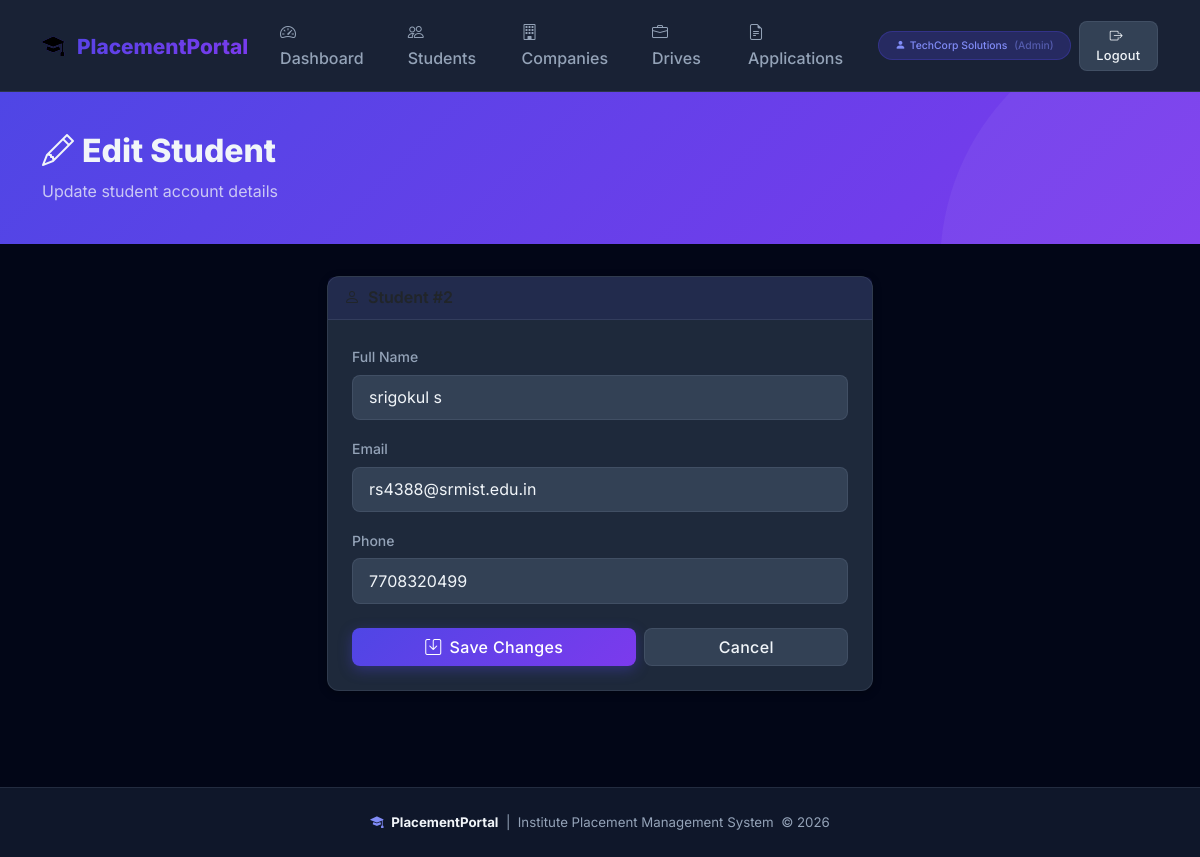
The page /admin/students/edit/2 (signed in) on the database its author committed.
### tables this page shows
CREATE TABLE students (
                id              INTEGER PRIMARY KEY AUTOINCREMENT,
                name            TEXT    NOT NULL,
                email           TEXT    NOT NULL UNIQUE,
                password        TEXT    NOT NULL,
                phone           TEXT,
                resume_filename TEXT,
                is_active       INTEGER NOT NULL DEFAULT 1,
                created_at      TEXT    NOT NULL DEFAULT (datetime('now'))
            );

### app.py (the view, shortened to what this page needs)
@app.route('/admin/students/edit/<int:sid>', methods=['GET', 'POST'])
@login_required_admin
def admin_edit_student(sid):
    student = query_db("SELECT * FROM students WHERE id = ?", [sid], one=True)
    if not student:
        flash('Student not found.', 'danger')
        return redirect(url_for('admin_students'))
    return render_template('admin/edit_student.html', student=student)

### app.py (called while the page is built)
def get_db():
    if 'db' not in g:
        g.db = sqlite3.connect(DATABASE)
        g.db.row_factory = sqlite3.Row
        g.db.execute("PRAGMA foreign_keys = ON")
    return g.db

def query_db(query, args=(), one=False):
    cur = get_db().execute(query, args)
    rv = cur.fetchall()
    cur.close()
    return (rv[0] if rv else None) if one else rv

def login_required(role):
    def decorator(f):
        @wraps(f)
        def decorated(*args, **kwargs):
            if session.get('role') != role:
                flash('Please log in to access that page.', 'warning')
                return redirect(url_for('login'))
            return f(*args, **kwargs)
        return decorated
    return decorator

@app.context_processor
def inject_now():
    return {'now': datetime.now()}

### templates/admin/edit_student.html (shortened to what this page needs)
{% extends "base.html" %}
{% block content %}
<div class="page-header">
  <div class="container">
    <h1><i class="bi bi-pencil me-2"></i>Edit Student</h1>
    <p class="mb-0 opacity-75">Update student account details</p>
  </div>
</div>
<div class="container pb-5">
  <div class="row justify-content-center">
    <div class="col-lg-6 col-md-8">
      <div class="card">
        <div class="card-header"><i class="bi bi-person me-2"></i>Student #{{ student.id }}</div>
        <div class="card-body p-4">
          <form method="POST">
            <div class="mb-3">
              <label class="form-label" for="es_name">Full Name</label>
              <input type="text" name="name" id="es_name" class="form-control"
                     value="{{ student.name }}" required/>
            </div>
            <div class="mb-3">
              <label class="form-label" for="es_email">Email</label>
              <input type="email" name="email" id="es_email" class="form-control"
                     value="{{ student.email }}" required/>
            </div>
            <div class="mb-4">
              <label class="form-label" for="es_phone">Phone</label>
              <input type="text" name="phone" id="es_phone" class="form-control"
                     value="{{ student.phone or '' }}"/>
            </div>
            <div class="d-flex gap-2">
              <button type="submit" class="btn btn-primary flex-fill">
                <i class="bi bi-save me-2"></i>Save Changes
              </button>
              <a href="{{ url_for('admin_students') }}" class="btn btn-secondary flex-fill">Cancel</a>
            </div>
          </form>
        </div>
      </div>
    </div>
  </div>
</div>
{% endblock %}

### static/css/style.css (style rules this page uses)
:root { --primary: #4f46e5; --primary-dark: #3730a3; --primary-light: #818cf8; --secondary: #7c3aed; --accent: #06b6d4; --success: #10b981; --warning: #f59e0b; --danger: #ef4444; --dark: #0f172a; --darker: #020617; --surface: #1e293b; --surface-2: #334155; --text-primary: #f1f5f9; --text-secondary: #94a3b8; --border: rgba(148, 163, 184, 0.15); --glass: rgba(30, 41, 59, 0.85); --gradient-primary: linear-gradient(135deg, #4f46e5 0%, #7c3aed 100%); --gradient-accent: linear-gradient(135deg, #06b6d4 0%, #4f46e5 100%); --gradient-success: linear-gradient(135deg, #10b981 0%, #06b6d4 100%); --shadow-sm: 0 2px 8px rgba(0,0,0,0.3); --shadow-md: 0 8px 24px rgba(0,0,0,0.4); --shadow-lg: 0 16px 48px rgba(0,0,0,0.5); --radius: 12px; --radius-lg: 20px; }
* { box-sizing: border-box; }
body { font-family: 'Inter', sans-serif; background-color: var(--darker); color: var(--text-primary); min-height: 100vh; line-height: 1.6; }
.page-header { background: var(--gradient-primary); padding: 2.5rem 0; margin-bottom: 2rem; position: relative; overflow: hidden; }
.page-header::before { content: ''; position: absolute; top: -50%; right: -20%; width: 500px; height: 500px; background: rgba(255,255,255,0.05); border-radius: 50%; }
.page-header h1 { font-weight: 800; font-size: 2rem; }
.page-header p { opacity: 0.85; }
.card { background: var(--surface) !important; border: 1px solid var(--border) !important; border-radius: var(--radius) !important; box-shadow: var(--shadow-sm); transition: transform 0.25s, box-shadow 0.25s; }
.card-header { background: rgba(79,70,229,0.1) !important; border-bottom: 1px solid var(--border) !important; font-weight: 600; }
.form-control, .form-select { background: var(--surface-2) !important; border: 1px solid var(--border) !important; color: var(--text-primary) !important; border-radius: 8px !important; padding: 0.6rem 1rem; transition: border-color 0.2s, box-shadow 0.2s; }
.form-control::placeholder { color: var(--text-secondary) !important; opacity: 0.6; }
.form-label { font-weight: 500; color: var(--text-secondary); font-size: 0.875rem; margin-bottom: 0.4rem; }
.btn { font-weight: 500; border-radius: 8px !important; transition: all 0.2s; letter-spacing: 0.02em; }
.btn-primary { background: var(--gradient-primary) !important; border: 0 !important; box-shadow: 0 4px 14px rgba(79,70,229,0.35); }
.btn-secondary { background: var(--surface-2) !important; border: 1px solid var(--border) !important; color: var(--text-primary) !important; }

### rows shown on the page
students: name "srigokul s", email "rs4388@srmist.edu.in", phone "7708320499"

### other values the page prints
{{ session.user_name }} "TechCorp Solutions"
{{ session.role|capitalize }} "Admin"
